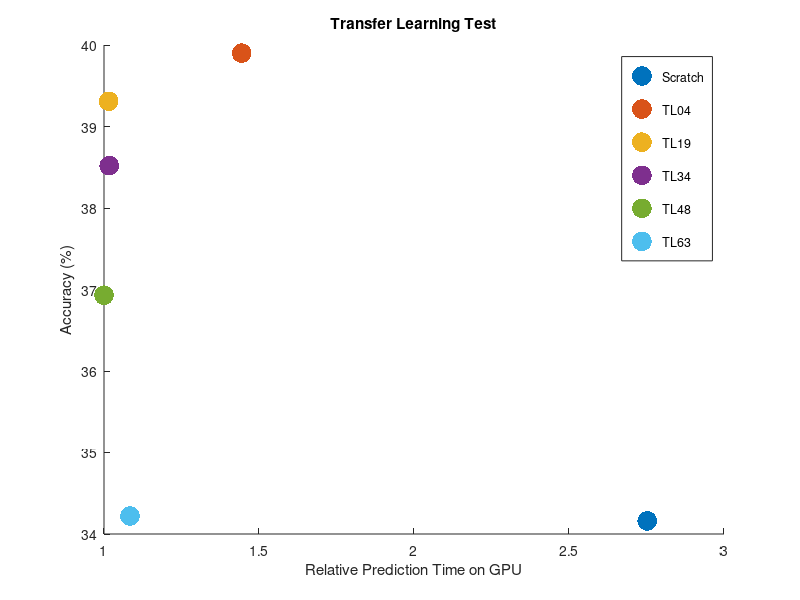
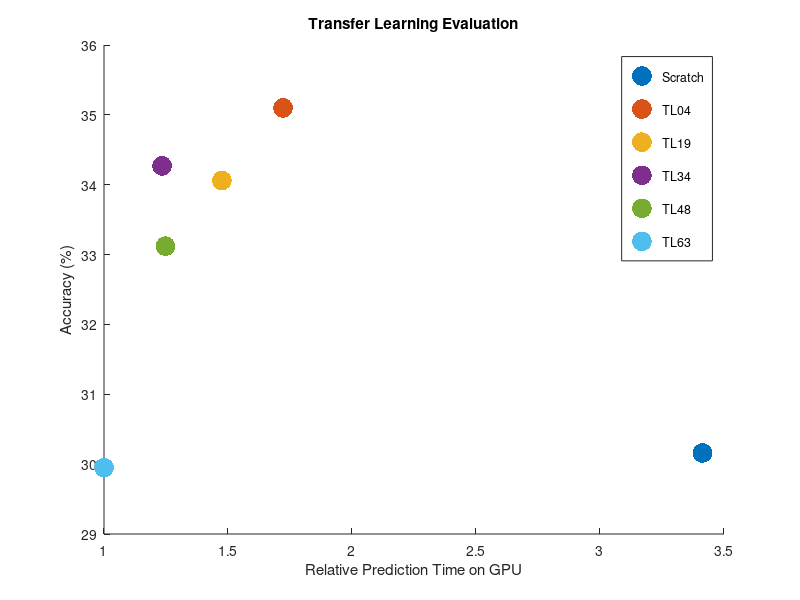
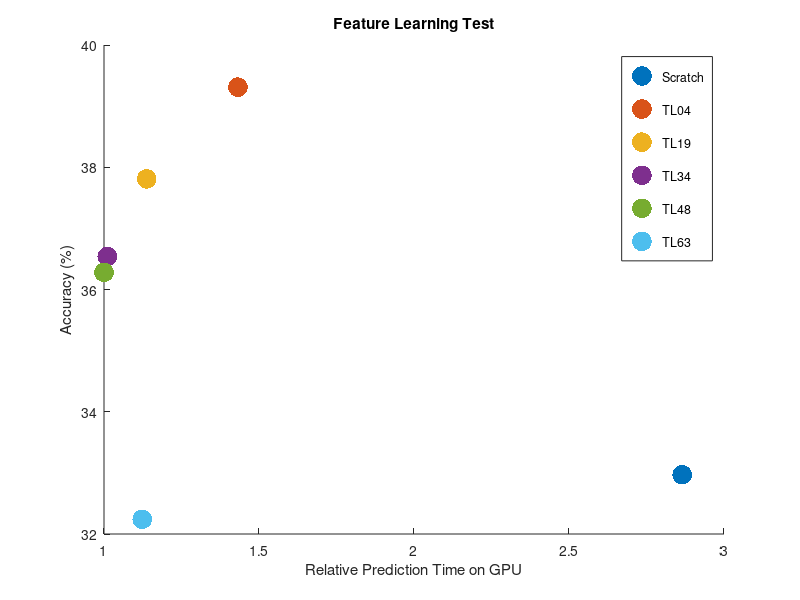
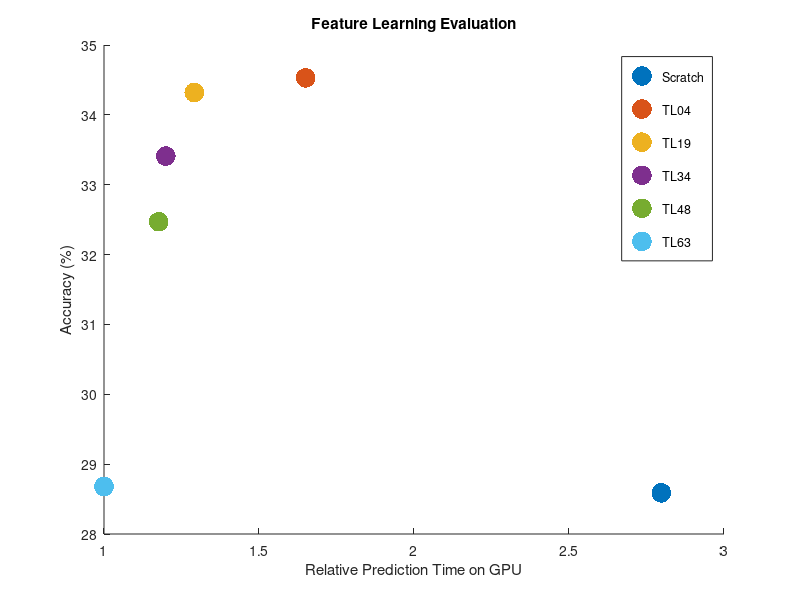

Source code (MATLAB) for these figures, in order:
% Project Results

% 10-fold CV setup
% ci = 1 std dev.
% time in seconds
% mean accuracy compared to classifying with ImageNet (55% acc)
% bayesian optimization on initial learning rate and L2
% decision trees used for classifying in feature learning
% they were tuned with grid search for 30s.
% decision trees were used for giving best results in less time

% Tansfer Learning

models = {'Scratch','TL04','TL19','TL34','TL48','TL63'};

time_test_tl = [6080,3190,2242,2246,2209,2394]';
timer_test_tl = time_test_tl/min(time_test_tl);
mean_test_tl = [34.16,39.90,39.31,38.52,36.93,34.22]';
std_dev_test_tl = [1.99,3.17,2.52,2.16,2.25,1.72]';

tl_test = [timer_test_tl, mean_test_tl, std_dev_test_tl];

close all
fig = figure;
for i = 1:length(mean_test_tl)
    xlabel({'Relative Prediction Time on GPU'});
    ylabel({'Accuracy (%)'});
    title({'Transfer Learning Test'})
    scatter(tl_test(i,1),tl_test(i,2),200,'filled')
    hold on
end
legend(models)
saveas(fig,'TL_test')

% c = linspace(1,100,length(mean_test));
% k = 1;
% ci = k*std_dev_test;
% sz = pi*ci.^2;

time_ev_tl = [5205,2626,2250,1882,1903,1525]';
timer_ev_tl = time_ev_tl/min(time_ev_tl);
mean_ev_tl = [30.16,35.10,34.06,34.27,33.12,29.95]';
std_dev_ev_tl = [0.72,0.74,2.22,0.95,1.10,0.87]';

tl_ev = [timer_ev_tl, mean_ev_tl, std_dev_ev_tl];


close all
fig = figure;
for i = 1:length(mean_ev_tl)
    xlabel({'Relative Prediction Time on GPU'});
    ylabel({'Accuracy (%)'});
    title({'Transfer Learning Evaluation'})
    scatter(tl_ev(i,1),tl_ev(i,2),200,'filled')
    hold on
end
legend(models)
saveas(fig,'TL_ev')

% Feature Learning

% We use the same models as before, but extract features at 
% the last pooling layer

time_test_fl = [6160,3079,2446,2173,2150,2415]';
timer_test_fl = time_test_fl/min(time_test_fl);
mean_test_fl = [32.97,39.31,37.81,36.54,36.28,32.24]';
std_dev_test_fl = [2.48,1.19,1.88,2.12,1.76,1.89]';

fl_test = [timer_test_fl, mean_test_fl, std_dev_test_fl];

close all
fig = figure;
for i = 1:length(mean_test_fl)
    xlabel({'Relative Prediction Time on GPU'});
    ylabel({'Accuracy (%)'});
    title({'Feature Learning Test'})
    scatter(fl_test(i,1),fl_test(i,2),200,'filled')
    hold on
end
legend(models)
saveas(fig,'FL_test')

time_ev_fl = [5601,3304,2585,2401,2355,2002]';
timer_ev_fl = time_ev_fl/min(time_ev_fl);
mean_ev_fl = [28.59,34.53,34.32,33.41,32.47,28.68]';
std_dev_ev_fl = [1.15,1.09,1.04,0.65,0.66,0.99]';

fl_ev = [timer_ev_fl, mean_ev_fl, std_dev_ev_fl];

close all
fig = figure;
for i = 1:length(mean_ev_fl)
    xlabel({'Relative Prediction Time on GPU'});
    ylabel({'Accuracy (%)'});
    title({'Feature Learning Evaluation'})
    scatter(fl_ev(i,1),fl_ev(i,2),200,'filled')
    hold on
end
legend(models)
saveas(fig,'FL_ev')

close all

% Plot TL all

tl_all = [tl_test tl_ev];

close all
fig = figure;
for i = 1:length(mean_ev_fl)
    xlabel({'Relative Prediction Time on GPU'});
    ylabel({'Accuracy (%)'});
    title({'Transfer Learning Test vs Evaluation'});
    scatter(tl_all(i,1 & 4)/55,tl_all(i,2 & 5)/55,200,'filled')
    hold on
end
legend(models)
% legend(models)
hold on
for i = 1:length(mean_ev_tl)
    xlabel({'Relative Prediction Time on GPU'});
    ylabel({'Accuracy (%)'});
    title({'Transfer Learning Evaluation'})
    scatter(tl_ev(i,1),tl_ev(i,2)/55,200,'filled')
    hold on
end
legend(models)

saveas(fig,'TL_all')

% Plot FL all

close all
fig = figure;
for i = 1:length(mean_ev_fl)
    xlabel({'Relative Prediction Time on GPU'});
    ylabel({'Accuracy (%)'});
    title({'Feature Learning Test vs Evaluation'})
    scatter(fl_test(i,1),fl_test(i,2)/55,200,'filled')
    hold on
    scatter(fl_ev(i,1),fl_ev(i,2)/55,200,'filled')
end
legend(models)
legend(models)
saveas(fig,'FL_all')


%% t-test

N = 10;
t = nan(length(mean_test_tl),length(mean_test_tl));
v = nan(length(mean_test_tl),length(mean_test_tl));
x = nan(length(mean_test_tl),length(mean_test_tl)); % 6x6 matrices

crit = 1.833; % at 0.95 confidence level and 9 degrees of freedom
% from https://www.itl.nist.gov/div898/handbook/eda/section3/eda3672.htm
    
% degrees of freedom
% v = ((std_dev_test_tl(1)^2 + std_dev_test_tl(2)^2)/N^2)/(((std_dev_test_tl(1)/N)^2)/(N-1) + ((std_dev_test_tl(2)/N)^2)/(N-1));

% v = 9;

for j = 1:length(mean_test_tl)
    for i = 1:length(mean_test_tl)
        t(j,i) = abs((mean_ev_fl(j) - mean_ev_fl(i))/sqrt((std_dev_ev_fl(j)^2 + std_dev_ev_fl(i)^2)/10));
%       v(j,i) = ((std_dev_ev_tl(j)^2 + std_dev_ev_tl(i)^2)/N^2)/(((std_dev_ev_tl(j)/N)^2)/(N-1) + ((std_dev_ev_tl(i)/N)^2)/(N-1));
        if t(j,i) > crit
            x(j,i) = 1;
        else
            x(j,i) = 0;
        end
    end
end

x

% x_test_tl =
% 
%      0     1     1     1     1     0
%      1     0     0     0     1     1
%      1     0     0     0     1     1
%      1     0     0     0     0     1
%      1     1     1     0     0     1
%      0     1     1     1     1     0

% x_ev_tl =
% 
%      0     1     1     1     1     0
%      1     0     0     1     1     1
%      1     0     0     0     0     1
%      1     1     0     0     1     1
%      1     1     0     1     0     1
%      0     1     1     1     1     0

% x_test_fl =
% 
%      0     1     1     1     1     0
%      1     0     1     1     1     1
%      1     1     0     0     1     1
%      1     1     0     0     0     1
%      1     1     1     0     0     1
%      0     1     1     1     1     0

% x_ev_fl =
% 
%      0     1     1     1     1     0
%      1     0     0     1     1     1
%      1     0     0     1     1     1
%      1     1     1     0     1     1
%      1     1     1     1     0     1
%      0     1     1     1     1     0


close all
